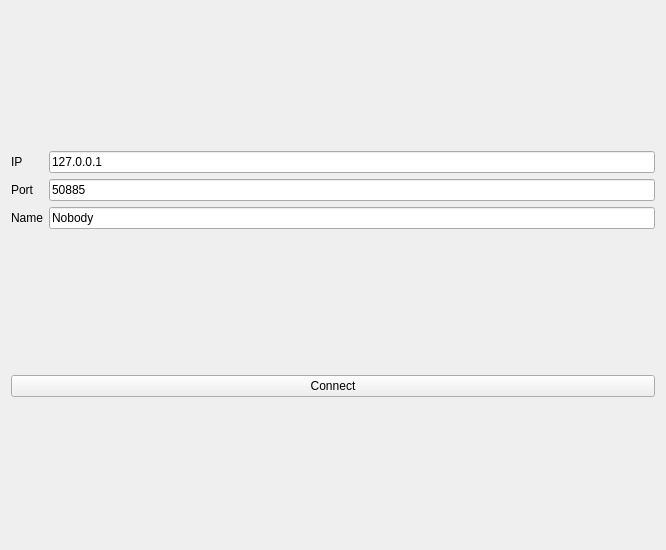
<?xml version="1.0" encoding="UTF-8"?>
<ui version="4.0">
 <class>LogWindow</class>
 <widget class="QWidget" name="LogWindow">
  <property name="geometry">
   <rect>
    <x>0</x>
    <y>0</y>
    <width>666</width>
    <height>550</height>
   </rect>
  </property>
  <property name="windowTitle">
   <string>Form</string>
  </property>
  <layout class="QVBoxLayout" name="verticalLayout_2">
   <item>
    <layout class="QGridLayout" name="gridLayout">
     <item row="0" column="1">
      <widget class="QLineEdit" name="IP_text">
       <property name="text">
        <string>127.0.0.1</string>
       </property>
      </widget>
     </item>
     <item row="0" column="0">
      <widget class="QLabel" name="label">
       <property name="layoutDirection">
        <enum>Qt::LeftToRight</enum>
       </property>
       <property name="autoFillBackground">
        <bool>false</bool>
       </property>
       <property name="text">
        <string>IP</string>
       </property>
      </widget>
     </item>
     <item row="1" column="1">
      <widget class="QLineEdit" name="Port_text">
       <property name="text">
        <string>50885</string>
       </property>
      </widget>
     </item>
     <item row="1" column="0">
      <widget class="QLabel" name="label_2">
       <property name="text">
        <string>Port</string>
       </property>
      </widget>
     </item>
     <item row="2" column="0">
      <widget class="QLabel" name="label_3">
       <property name="text">
        <string>Name</string>
       </property>
      </widget>
     </item>
     <item row="2" column="1">
      <widget class="QLineEdit" name="Name_text">
       <property name="text">
        <string>Nobody</string>
       </property>
      </widget>
     </item>
    </layout>
   </item>
   <item>
    <widget class="QPushButton" name="pushButton">
     <property name="text">
      <string>Connect</string>
     </property>
    </widget>
   </item>
  </layout>
 </widget>
 <resources/>
 <connections/>
</ui>
